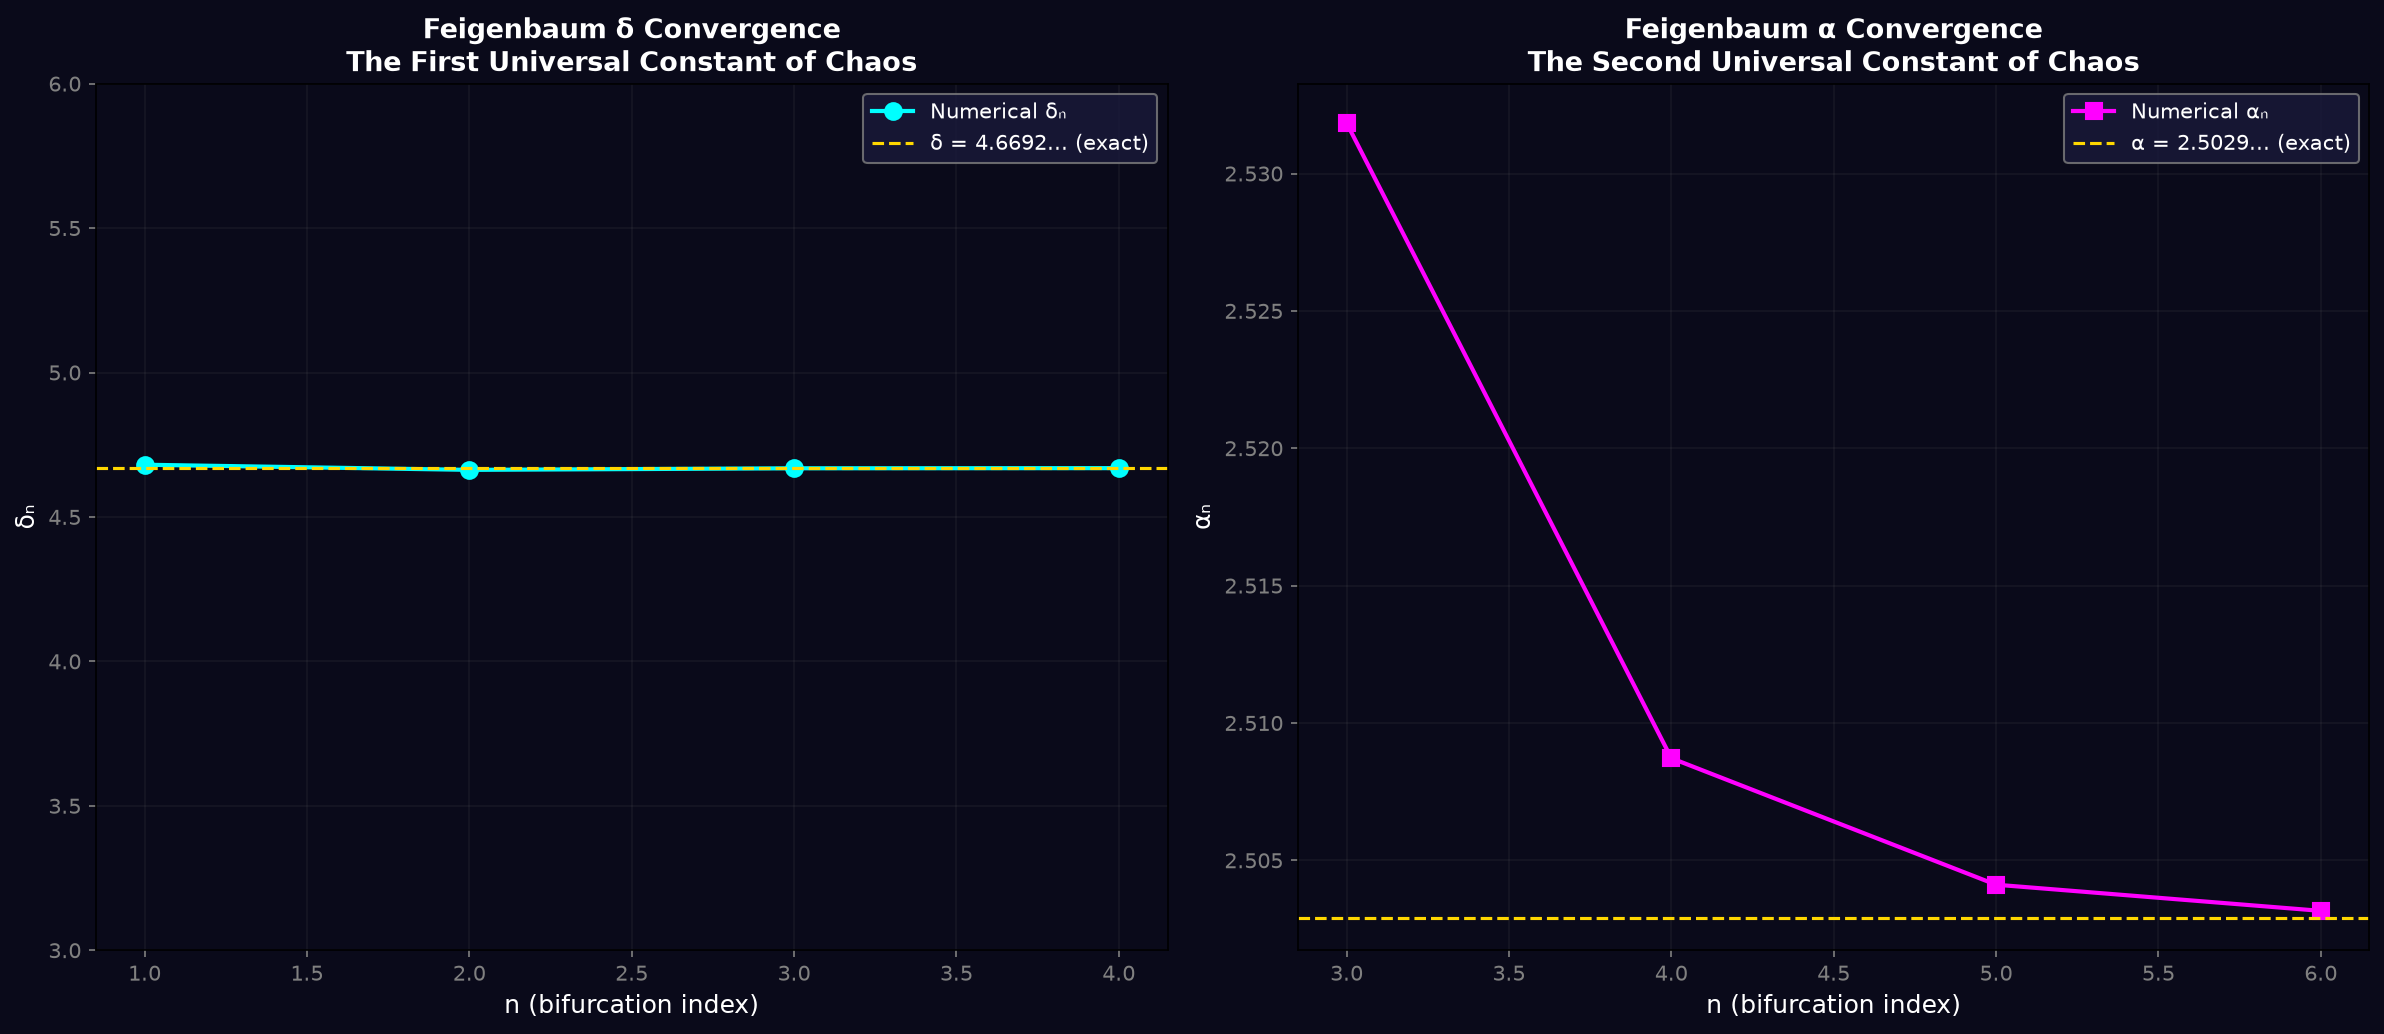

This figure's Python source:
"""
Discovery #010: Feigenbaum Constants — Numerical Verification
Compute the Feigenbaum delta and alpha from period-doubling bifurcation points
found numerically in the logistic map.

Feigenbaum delta: ratio of successive bifurcation intervals -> 4.669201609...
Feigenbaum alpha: ratio of successive splittings -> 2.502907875...
"""
import matplotlib
matplotlib.use('Agg')
import numpy as np
import matplotlib.pyplot as plt
import json

def find_bifurcation_points(n_periods=8, n_transient=5000, n_iter=20000):
    """
    Find period-doubling bifurcation points by detecting superstable points
    (where the derivative product = 0) for periods 1, 2, 4, 8, 16, 32, 64, 128.
    
    At a superstable point, the critical point x=0.5 is part of the cycle,
    so the product of derivatives along the cycle = 0.
    """
    # For period 2^k, the superstable r is where x=0.5 is on the cycle
    # We find r such that f^(2^k)(0.5) = 0.5
    
    super_stable = []
    
    for k in range(n_periods):
        period = 2**k
        # Binary search for the superstable point
        # f^period(0.5) = 0.5 means g(r) = f^period(0.5, r) - 0.5 = 0
        
        def g(r):
            x = 0.5
            for _ in range(period):
                x = r * x * (1 - x)
            return x - 0.5
        
        # Search range: r must be in [2.5, 4.0]
        # For period 1: r=2 (but we start from r=2.5)
        # For period 2: r=3.236
        # etc.
        
        # Use bisection with different initial ranges per period
        if k == 0:
            r_low, r_high = 2.5, 3.0
        elif k == 1:
            r_low, r_high = 3.0, 3.5
        elif k == 2:
            r_low, r_high = 3.4, 3.56
        elif k == 3:
            r_low, r_high = 3.55, 3.569
        elif k == 4:
            r_low, r_high = 3.566, 3.5697
        elif k == 5:
            r_low, r_high = 3.5688, 3.5697
        elif k == 6:
            r_low, r_high = 3.5693, 3.5697
        elif k == 7:
            r_low, r_high = 3.5696, 3.56996
        else:
            r_low, r_high = 3.5696, 3.56997
        
        # Verify sign change
        g_low = g(r_low)
        g_high = g(r_high)
        
        # If no sign change, try to find one by scanning
        if g_low * g_high > 0:
            # Scan for sign change
            rs = np.linspace(r_low, r_high, 1000)
            gs = [g(r) for r in rs]
            found = False
            for i in range(len(gs)-1):
                if gs[i] * gs[i+1] < 0:
                    r_low, r_high = rs[i], rs[i+1]
                    found = True
                    break
            if not found:
                print(f"  Period {period}: No sign change found in [{r_low}, {r_high}]")
                super_stable.append(None)
                continue
        
        # Bisection
        for _ in range(100):
            r_mid = 0.5 * (r_low + r_high)
            g_mid = g(r_mid)
            if g_mid * g(r_low) <= 0:
                r_high = r_mid
            else:
                r_low = r_mid
        
        r_ss = 0.5 * (r_low + r_high)
        super_stable.append(r_ss)
        print(f"  Period {period:>4d}: super-stable r = {r_ss:.10f}")
    
    return [r for r in super_stable if r is not None]

print("Finding super-stable (period-doubling) bifurcation points...")
print("(These are where x=0.5 is on the cycle)")
super_stable = find_bifurcation_points(n_periods=8)
print()

# Compute Feigenbaum delta
# delta_n = (r_{n} - r_{n-1}) / (r_{n+1} - r_n)
print("Feigenbaum delta estimation:")
print("delta_n = (r_n - r_{n-1}) / (r_{n+1} - r_n)")
deltas = []
for i in range(1, len(super_stable)-1):
    d = (super_stable[i] - super_stable[i-1]) / (super_stable[i+1] - super_stable[i])
    deltas.append(d)
    print(f"  n={i}: ({super_stable[i]:.10f} - {super_stable[i-1]:.10f}) / "
          f"({super_stable[i+1]:.10f} - {super_stable[i]:.10f}) = {d:.6f}")

print(f"\nFeigenbaum delta (analytic): 4.669201609102990")
if deltas:
    print(f"Best numerical estimate:     {deltas[-1]:.6f} (n={len(deltas)})")

# Estimate r_infinity (accumulation point)
# r_inf = r_n + (r_n - r_{n-1}) / (delta - 1) approximately
if len(super_stable) >= 3:
    delta_last = deltas[-1]
    r_inf_est = super_stable[-1] + (super_stable[-1] - super_stable[-2]) / (delta_last - 1)
    print(f"Estimated r_infinity: {r_inf_est:.10f}")
    print(f"Known r_infinity:     3.569945672")

# ---- Feigenbaum alpha ----
# alpha is the ratio of successive distances from x=0.5 to the nearest
# element of the super-stable cycle
print("\nFeigenbaum alpha estimation:")
alphas = []
for i in range(2, len(super_stable)):
    r = super_stable[i]
    period = 2**i
    # Iterate to get the cycle
    x = 0.5
    for _ in range(period * 10):
        x = r * x * (1 - x)
    # Collect cycle points
    cycle = []
    for _ in range(period):
        x = r * x * (1 - x)
        cycle.append(x)
    cycle = np.array(cycle)
    
    # Distance from 0.5 to nearest cycle point
    d_i = np.min(np.abs(cycle - 0.5))
    
    # Same for previous
    r_prev = super_stable[i-1]
    period_prev = 2**(i-1)
    x = 0.5
    for _ in range(period_prev * 10):
        x = r_prev * x * (1 - x)
    cycle_prev = []
    for _ in range(period_prev):
        x = r_prev * x * (1 - x)
        cycle_prev.append(x)
    cycle_prev = np.array(cycle_prev)
    d_prev = np.min(np.abs(cycle_prev - 0.5))
    
    if d_prev > 1e-15:
        alpha = d_prev / d_i
        alphas.append(alpha)
        print(f"  n={i}: d_{i-1}/d_{i} = {d_prev:.8f} / {d_i:.8f} = {alpha:.6f}")

print(f"\nFeigenbaum alpha (analytic): 2.502907875095892")
if alphas:
    print(f"Best numerical estimate:    {alphas[-1]:.6f}")

# ---- PLOT ----
fig, axes = plt.subplots(1, 2, figsize=(16, 7))
fig.patch.set_facecolor('#0a0a1a')

# Delta convergence
ax = axes[0]
ax.set_facecolor('#0a0a1a')
n_vals = np.arange(1, len(deltas)+1)
ax.plot(n_vals, deltas, 'o-', color='cyan', markersize=8, linewidth=2, label='Numerical δₙ')
ax.axhline(y=4.669201609, color='gold', linewidth=1.5, linestyle='--', label='δ = 4.6692... (exact)')
ax.set_xlabel('n (bifurcation index)', fontsize=12, color='white')
ax.set_ylabel('δₙ', fontsize=12, color='white')
ax.set_title('Feigenbaum δ Convergence\nThe First Universal Constant of Chaos',
             fontsize=13, color='white', fontweight='bold')
ax.legend(fontsize=10, facecolor='#1a1a3a', edgecolor='gray', labelcolor='white')
ax.tick_params(colors='gray')
ax.set_ylim(3, 6)
ax.grid(True, alpha=0.1, color='gray')

# Alpha convergence
ax = axes[1]
ax.set_facecolor('#0a0a1a')
n_vals_a = np.arange(3, 3+len(alphas))
ax.plot(n_vals_a, alphas, 's-', color='magenta', markersize=8, linewidth=2, label='Numerical αₙ')
ax.axhline(y=2.502907875, color='gold', linewidth=1.5, linestyle='--', label='α = 2.5029... (exact)')
ax.set_xlabel('n (bifurcation index)', fontsize=12, color='white')
ax.set_ylabel('αₙ', fontsize=12, color='white')
ax.set_title('Feigenbaum α Convergence\nThe Second Universal Constant of Chaos',
             fontsize=13, color='white', fontweight='bold')
ax.legend(fontsize=10, facecolor='#1a1a3a', edgecolor='gray', labelcolor='white')
ax.tick_params(colors='gray')
ax.grid(True, alpha=0.1, color='gray')

plt.tight_layout()
plt.savefig('feigenbaum_constants.png', dpi=150, bbox_inches='tight', facecolor='#0a0a1a')
print("\nSaved feigenbaum_constants.png")

# Save data
results = {
    "description": "Numerical verification of Feigenbaum universal constants",
    "super_stable_points": [float(r) for r in super_stable],
    "feigenbaum_deltas": [float(d) for d in deltas],
    "feigenbaum_delta_exact": 4.669201609102990,
    "feigenbaum_alphas": [float(a) for a in alphas],
    "feigenbaum_alpha_exact": 2.502907875095892,
    "r_infinity_estimate": float(r_inf_est) if len(super_stable) >= 3 else None,
    "r_infinity_known": 3.569945672
}
with open('feigenbaum_data.json', 'w') as f:
    json.dump(results, f, indent=2)
print("Saved feigenbaum_data.json")
